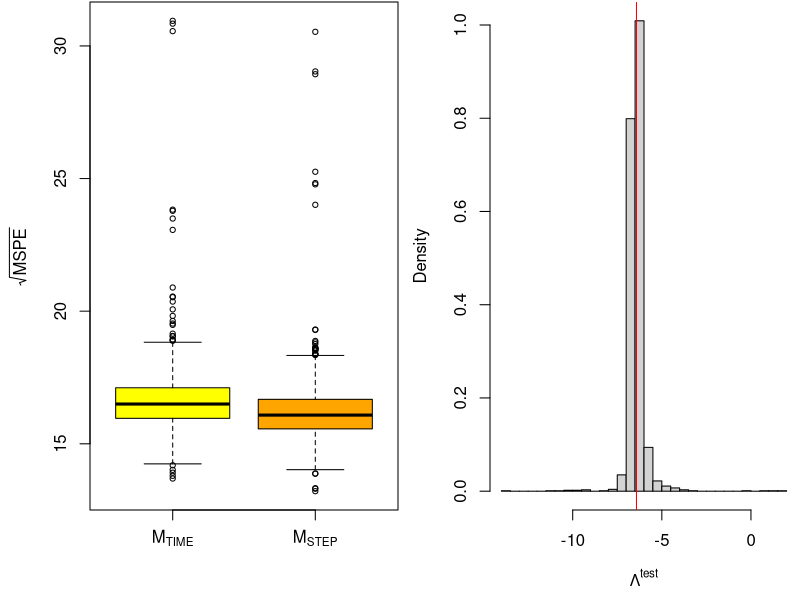

Here is the R script that generated this plot:
## read in dataset

chds_births <- read.csv('chds_births2.csv')


library(plyr)
impute.med <- function(x) replace(x, is.na(x), median(x, na.rm = TRUE))
no_na <- sapply(chds_births, function(x) { if(is.numeric(x)) impute.med(x) else x }
)

no_na = data.frame(no_na)

na_count = apply(no_na, 2, function(x) any(is.na(x)))

no_na$meth[no_na$meth == 1] <- 0
no_na$meth[no_na$meth == 2] <- 0
no_na$meth[no_na$meth == 3] <- 0
no_na$meth[no_na$meth == 4] <- 0
no_na$meth[no_na$meth == 5] <- 0

no_na$feth[no_na$feth == 1] <- 0
no_na$feth[no_na$feth == 2] <- 0
no_na$feth[no_na$feth == 3] <- 0
no_na$feth[no_na$feth == 4] <- 0
no_na$feth[no_na$feth == 5] <- 0

no_na$feth <- as.factor(no_na$feth)
no_na$meth <- as.factor(no_na$meth)

## Change mht and mwt to BMI
no_na$bmi <- (no_na$mwt/2.2)/((no_na$mht*2.54/100)^2)

## allyssas code

## change categoricals to words
timecats <-c("never","still smokes","during pregnancy","less than year","1-2 yrs","2-3 yrs","3-4 yrs","5-9 yrs",">10 yrs","quit unknown")


no_na$time_cat <- timecats[no_na$time+1]

## first model
chds_births <- no_na[c(1:5, 9, 12, 13, 17:18)]
MQ1 <- lm(wt~(. - marital - income)^2 - feth:bmi - 
            meth:feth + marital + income, data=chds_births)

MModel <- MQ1$model

M1 <- lm(wt ~ 0 + time_cat + gestation + time_cat:gestation, data = chds_births)
summary(M1)

MQ <- lm(wt~(. - marital - income - time_cat)^2 - feth:bmi - 
           meth:feth + marital + income + time_cat + time_cat:gestation, data=chds_births)

M0 <- lm(wt~1, data = chds_births)
#MQInit <- lm(wt~(.)^2, data=chdbirth3)
beta.max <- coef(MQ)
names(beta.max)[is.na(beta.max)]
anyNA(coef(MQ))
MStart <- lm(wt~., data=chds_births)
# time and smoke were taken out
system.time({
  Mfwd <- step(object =M0,
               scope = list(lower = M0, upper = MQ),
               direction = "forward",
               trace = FALSE)
  
})

system.time({
  Mbck <- step(object =MQ,
               scope = list(lower = M0, upper = MQ),
               direction = "backward",
               trace = FALSE)
  
})
system.time({
  Mstp <- step(object =MStart,
               scope = list(lower = M0, upper = MQ),
               direction = "both",
               trace = FALSE)
  
})

## cross validation


# models to compare
M2 <- Mstp
Mnames <- expression(M[TIME], M[STEP])
# Cross-validation setup
nreps <- 2e3 # number of replications
ntot <- nrow(chds_births) # total number of observations
ntrain <- 1000 # size of training set
ntest <- ntot-ntrain # size of test set
mspe1 <- rep(NA, nreps) # sum-of-square errors for each CV replication
mspe2 <- rep(NA, nreps)
logLambda <- rep(NA, nreps) # log-likelihod ratio statistic for each replication
system.time({
  for(ii in 1:nreps) {
    if(ii%%400 == 0) message("ii = ", ii)
    # randomly select training observations
    train.ind <- sample(ntot, ntrain) # training observations
    # refit the models on the subset of training data; ?update for details!
    M1.cv <- update(M1, subset = train.ind)
    M2.cv <- update(M2, subset = train.ind)
    # out-of-sample residuals for both models
    # that is, testing data - predictions with training parameter
    M1.res <- chds_births$wt[-train.ind] -
      predict(M1.cv, newdata = chds_births[-train.ind,])
    M2.res <- chds_births$wt[-train.ind] -
      predict(M2.cv, newdata = chds_births[-train.ind,])
    # mean-square prediction errors
    mspe1[ii] <- mean(M1.res^2)
    mspe2[ii] <- mean(M2.res^2)
    # out-of-sample likelihood ratio
    M1.sigma <- sqrt(sum(resid(M1.cv)^2)/ntest) # MLE of sigma
    M2.sigma <- sqrt(sum(resid(M2.cv)^2)/ntest)
    # since res = y - pred, dnorm(y, pred, sd) = dnorm(res, 0, sd)
    logLambda[ii] <- sum(dnorm(M1.res, mean = 0, sd = M1.sigma, log = TRUE))
    logLambda[ii] <- logLambda[ii] -
      sum(dnorm(M2.res, mean = 0, sd = M2.sigma, log = TRUE))
  }
})

# plot rMSPE and out-of-sample log(Lambda)
par(mfrow = c(1,2))
par(mar = c(4.5, 4.5, .1, .1))
boxplot(x = list(sqrt(mspe1), sqrt(mspe2)), names = Mnames, cex = .7,
        ylab = expression(sqrt(MSPE)), col = c("yellow", "orange"))
hist(logLambda, breaks = 50, freq = FALSE,
     xlab = expression(Lambda^{test}),
     main = "", cex = .7)
abline(v = mean(logLambda), col = "red") # average value